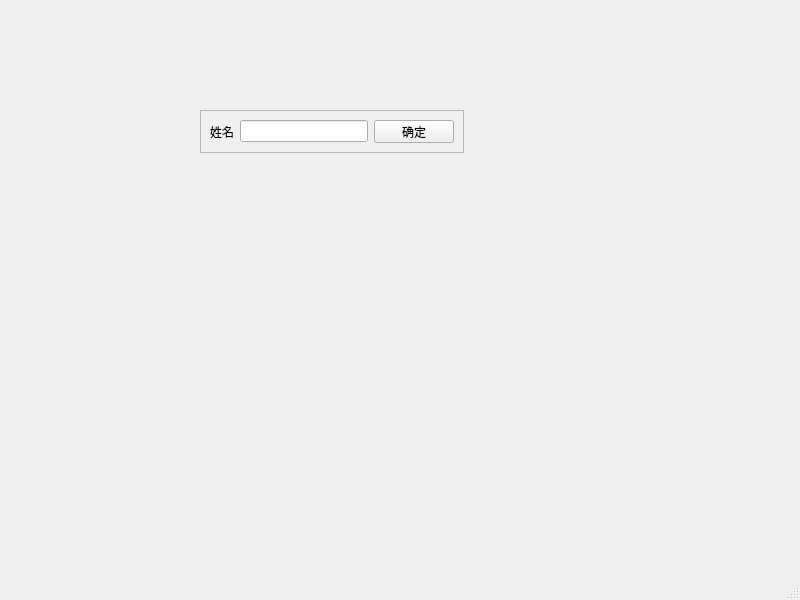
<?xml version="1.0" encoding="UTF-8"?>
<ui version="4.0">
 <class>MainWindow</class>
 <widget class="QMainWindow" name="MainWindow">
  <property name="geometry">
   <rect>
    <x>0</x>
    <y>0</y>
    <width>800</width>
    <height>600</height>
   </rect>
  </property>
  <property name="windowTitle">
   <string>MainWindow</string>
  </property>
  <widget class="QWidget" name="centralwidget">
   <widget class="QFrame" name="frame">
    <property name="geometry">
     <rect>
      <x>200</x>
      <y>110</y>
      <width>264</width>
      <height>43</height>
     </rect>
    </property>
    <property name="frameShape">
     <enum>QFrame::StyledPanel</enum>
    </property>
    <property name="frameShadow">
     <enum>QFrame::Raised</enum>
    </property>
    <layout class="QHBoxLayout" name="horizontalLayout">
     <item>
      <widget class="QLabel" name="label">
       <property name="text">
        <string>姓名</string>
       </property>
      </widget>
     </item>
     <item>
      <widget class="QLineEdit" name="lineEdit">
       <property name="alignment">
        <set>Qt::AlignLeading|Qt::AlignLeft|Qt::AlignVCenter</set>
       </property>
      </widget>
     </item>
     <item>
      <widget class="QPushButton" name="pushButton">
       <property name="text">
        <string>确定</string>
       </property>
      </widget>
     </item>
    </layout>
   </widget>
  </widget>
  <widget class="QMenuBar" name="menubar">
   <property name="geometry">
    <rect>
     <x>0</x>
     <y>0</y>
     <width>800</width>
     <height>23</height>
    </rect>
   </property>
  </widget>
  <widget class="QStatusBar" name="statusbar"/>
 </widget>
 <resources/>
 <connections/>
</ui>
